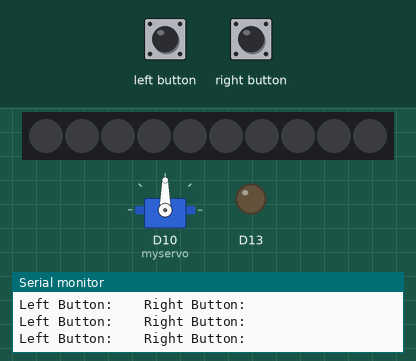
Recording of a sketch running on a simulated Adafruit Circuit Playground Express. Parts: 10 RGB LEDs in strip order, left to right, servo, output pins drawn as LEDs (lit = HIGH), the last lines printed to the serial monitor. The inputs (shaded band) are chosen by the test bench.

Above: at 2.8 s.
2.9 s: left button pressed for 1.2 s
At 3.15 s:
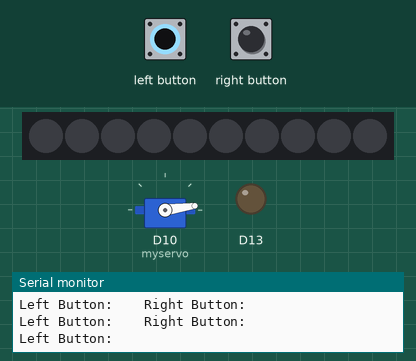
5.6 s: right button pressed for 1.2 s
At 6.0 s:
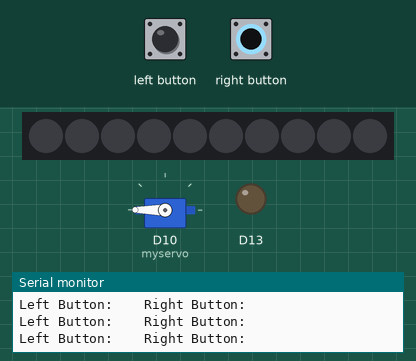
8.3 s: right button pressed for 3.2 s
At 8.68 s:
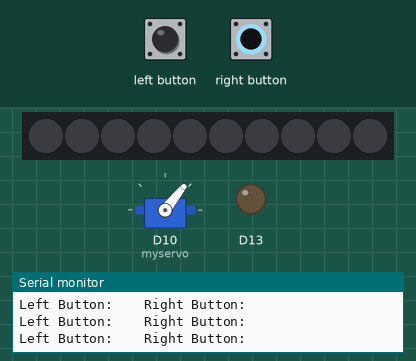
Timing chart, 0 to 14.6 s (numbered marks = the images above; inputs shaded):
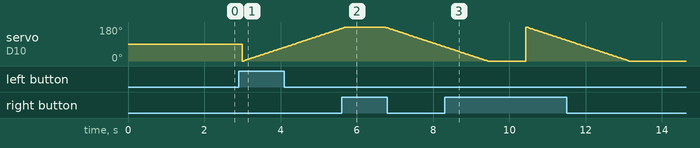

The sketch:

3_ServoButtonControl.ino
```cpp
#include <Adafruit_CircuitPlayground.h>

// Using this sketch we can sweep the servo back and forth!
#include <Servo.h> // This is a servo library

#define SERVO_PIN 10; // this is labeled A3 on Circuit Playground

Servo myservo;  // create servo object to control a servo
// twelve servo objects can be created on most boards

int pos = 0;    // variable to store the servo position

bool leftButtonPressed;
bool rightButtonPressed;

void setup() {
  // put your setup code here, to run once:

  Serial.begin(9600);
  CircuitPlayground.begin();
  myservo.attach(10);
}

void loop() {
  // put your main code here, to run repeatedly:
  leftButtonPressed = CircuitPlayground.leftButton();
  rightButtonPressed = CircuitPlayground.rightButton();


  Serial.print("Left Button: ");
  if (leftButtonPressed) {
    // rotate servo from right to left
    for (pos = 0; pos <= 180; pos += 1) { // goes from 0 degrees to 180 degrees
      // in steps of 1 degree
      myservo.write(pos);              // tell servo to go to position in variable 'pos'
      delay(15);                       // waits 15ms for the servo to reach the position
    }
  } else {
    //
  }
  Serial.print("   Right Button: ");
  if (rightButtonPressed) {
    // rotate servo from left to right
    for (pos = 180; pos >= 0; pos -= 1) { // goes from 180 degrees to 0 degrees
      myservo.write(pos);              // tell servo to go to position in variable 'pos'
      delay(15);                       // waits 15ms for the servo to reach the position
    }
  } else {
    //
  }
  Serial.println();

  delay(1000);
}
```
